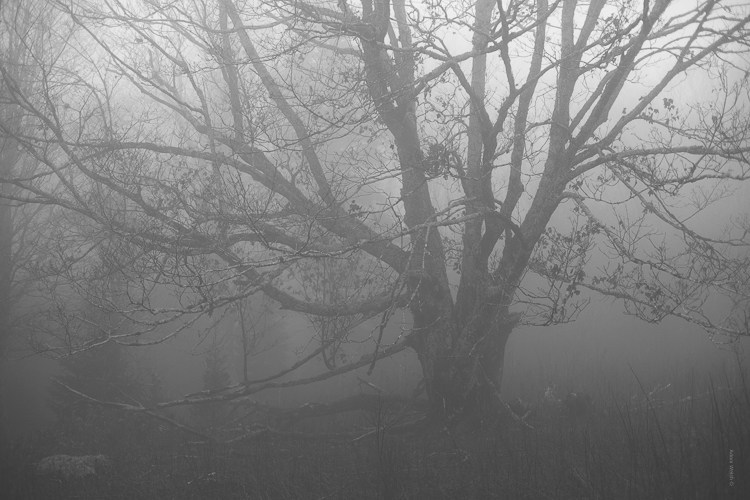
#> input picture bwpic.jpg, 750 x 500 px
$ python test.py
#> lines starting #> are read from the running program, lines starting #| are printed output that depends on the picture
import cv2
import numpy as np
from matplotlib import pyplot as plt

img = cv2.imread('bwpic.jpg',0)
#> img is the input picture: shape (500, 750); min 49, max 253, mean 127.3

hist,bins = np.histogram(img.flatten(),256,[0,256])
#> hist = 256 values, max 4729 at index 79, min 0 at index 0, mean 1464.8; bins = 257 values from 0 to 256

cdf = hist.cumsum()
#> cdf = 256 values from 0 to 375000

cdf_normalized = cdf * hist.max()/ cdf.max()
#> cdf_normalized = 256 values from 0 to 4729

plt.plot(cdf_normalized, color = 'b')
plt.hist(img.flatten(),256,[0,256], color = 'r')
plt.xlim([0,256])
plt.legend(('cdf','histogram'), loc = 'upper left')
plt.show()
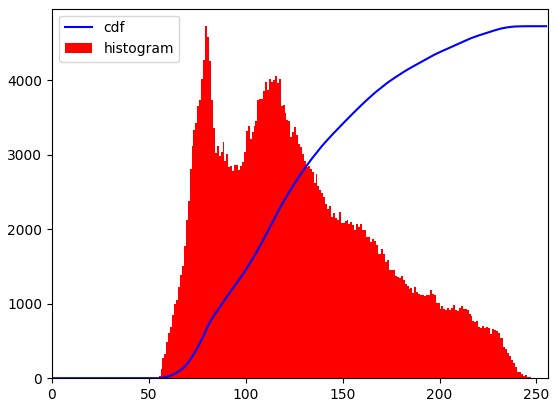
#> figure drawn by matplotlib, 1 panel; tallest bar 4729 high, from x = 79 to 80; curve peaks at x = 253, y = 4729

cdf_m = np.ma.masked_equal(cdf,0)

cdf_m = (cdf_m - cdf_m.min())*255/(cdf_m.max()-cdf_m.min())

cdf = np.ma.filled(cdf_m,0).astype('uint8')
#> cdf = 256 values from 0 to 255

img2 = cdf[img]
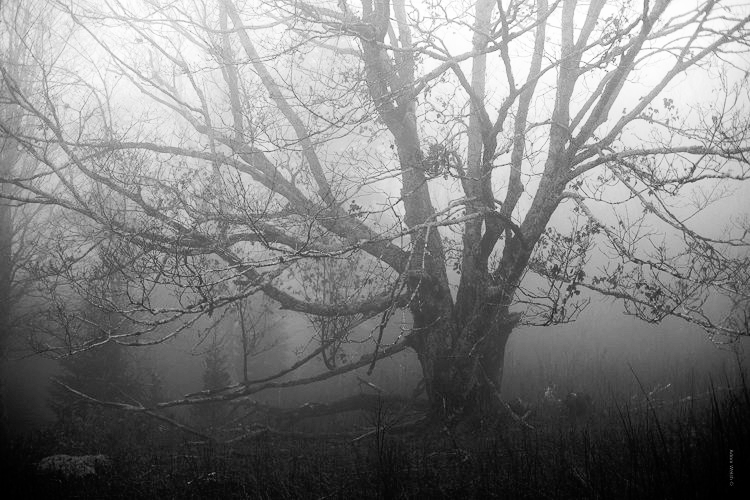
#> img2: shape (500, 750); min 0, max 255, mean 127.9

cv2.imwrite('res.jpg', img2)

#> (the run stopped early here; a loop or call above may not have finished)
